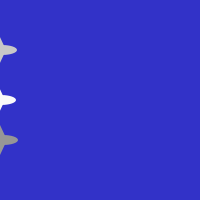
Frame 1 (no input)
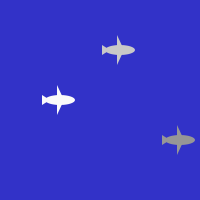
Frame 60 (the mouse pressed at the canvas centre just before this capture)
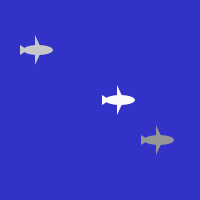
Frame 120 (the mouse held since frame 60 and released just before this capture)

The Processing sketch that drew these frames (run headless with seeded random() and noise(); from frame 60 on, the mouse is pressed at the canvas centre):

// Processing sketch: processing_140004
// ── processing_140004.pde

//risa hiyama
//object excersize
Plane myPlane01;
Plane myPlane02;
Plane myPlane03;

void setup(){
  size(200,200);
  
  //Initialize Car object by calling a constructer(the actual numbers
  
  myPlane01 = new Plane(color(200),0,50,2);
  myPlane02 = new Plane(color(250),0,100,1);
  myPlane03 = new Plane(color(150),0,140,3);


}

void draw(){
  background(50,50,200);
  //operate car object
  myPlane01.move();
  myPlane01.display();
  myPlane02.move();
  myPlane02.display();
  myPlane03.move();
  myPlane03.display();
}

class Plane {//define a class below

  color c;
  float xpos;
  float ypos;
  float xspeed;
  
  Plane(color colorP, float planeXpos, float planeYpos, float planeSpeed){
    //a constructor is defined with arguments 
    c = colorP;
    xpos= planeXpos;
    ypos= planeYpos;
    xspeed= planeSpeed;
    
  }  

  void display(){//Function
    fill(c);
    noStroke();
    triangle(xpos+4, ypos, xpos-3, ypos+15, xpos-3, ypos-15);
    triangle(xpos-10, ypos, xpos-18, ypos+5, xpos-18, ypos-5);
    ellipse(xpos,ypos,30,10);
  }
  
  void move(){
    xpos = xpos + xspeed;
    if (xpos >width){
      xpos=0;
    }
  }
}
